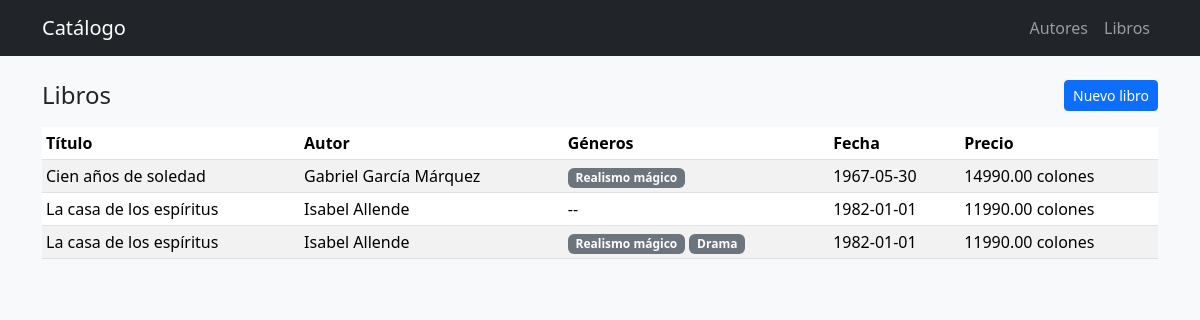
The app's page /libros/ with its own data.
### catalogo/models.py (models this page shows, shortened)
class Libro(models.Model):
    titulo = models.CharField(max_length=120, db_index=True)
    autor = models.ForeignKey(Autor, on_delete=models.CASCADE, related_name='libros')
    generos = models.ManyToManyField(Genero, related_name='libros', blank=True)
    fecha_publicacion = models.DateField(null=True, blank=True)
    precio = models.DecimalField(max_digits=7, decimal_places=2, default=0)
    class Meta:
        ordering = ['titulo']
        verbose_name_plural = 'Libros'

class Autor(models.Model):
    nombre = models.CharField(max_length=100)
    pais = models.CharField(max_length=60, blank=True)

class Genero(models.Model):
    nombre = models.CharField(max_length=50, unique=True)

### catalogo/views.py (the view)
# urls.py: path('libros/', views.libro_list,name='libro_list'),
def libro_list(request):
    libros= Libro.objects.select_related('autor').prefetch_related('generos').all()
    return render(request, 'catalogo/libro_list.html',{'libros':libros})

### catalogo/templates/catalogo/libro_list.html (shortened to what this page needs)
{% extends 'catalogo/base.html' %}
{% block content %}
<div class="d-flex justify-content-between align-items-center mb-3">
  <h1 class="h4 m-0">Libros</h1>
  <a class="btn btn-primary btn-sm" href=""> Nuevo libro</a>
</div>
<table class="table table-sm table-striped bg-white">
    <thead>
        <tr>
            <th>Título</th>
            <th>Autor</th>
            <th>Géneros</th>
            <th>Fecha</th>
            <th>Precio</th>
        </tr>
    </thead>
    <tbody>
        {% for libro in libros %}
            <tr>
                <td>{{ libro.titulo }}</td>
                <td>{{ libro.autor.nombre }}</td>
                <td>
                    {% for genero in libro.generos.all %}
                    <span class="badge text-bg-secondary">{{ genero.nombre }}</span>
                    {% empty %} -- {% endfor %}
                </td>
                <td>{{ libro.fecha_publicacion|date:"Y-m-d"|default:"--" }}</td>
                <td>{{ libro.precio }} colones</td>
            </tr>
        {% empty %}
            <tr>
                <td colspan="5" class="text-center text-muted" >No hay libros aún</td>
            </tr>
        {% endfor%}
    </tbody>
</table>
{% endblock %}

### records on screen
Libro: titulo "Cien años de soledad", autor.nombre "Gabriel García Márquez", fecha_publicacion "1967-05-30", precio "14990.00"
Genero: nombre "Realismo mágico"
Libro: titulo "La casa de los espíritus", autor.nombre "Isabel Allende", fecha_publicacion "1982-01-01", precio "11990.00"
Libro: titulo "La casa de los espíritus", autor.nombre "Isabel Allende", fecha_publicacion "1982-01-01", precio "11990.00"
Genero: nombre "Drama"
